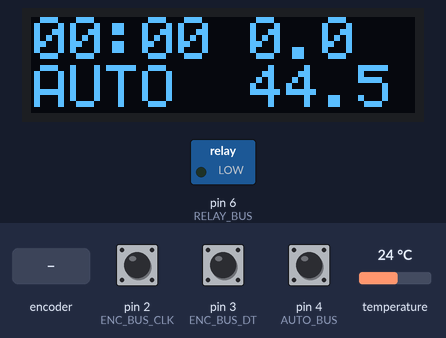
The sketch below on a simulated Arduino Uno, built with avr-gcc and run on an emulated ATmega328P. Shown: 128×32 one-colour display, switched loads named in the sketch (green lamp = pin HIGH). The test bench sets the inputs (shaded band); at power-on: pin 4 (AUTO_BUS) HIGH, temperature 24 °C, pin 2 (ENC_BUS_CLK) HIGH, pin 3 (ENC_BUS_DT) HIGH.

Above: at 1.2 s.
1.3 s: pin 4 (AUTO_BUS) pulled LOW for 0.15 s
At 2.7 s:
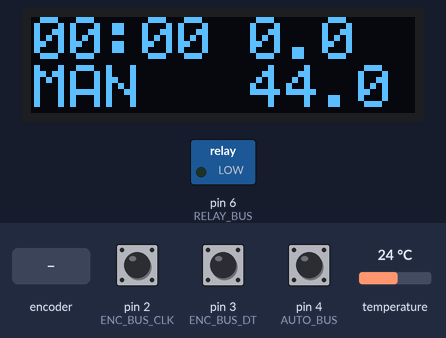
4.9 s: rotary encoder on pin 2 (ENC_BUS_CLK) / pin 3 (ENC_BUS_DT) turned 3 steps (first pin leading)
At 6.2 s:
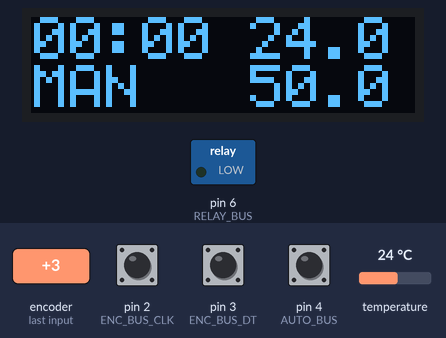
7.0 s: temperature set to 12 °C
At 9.7 s:
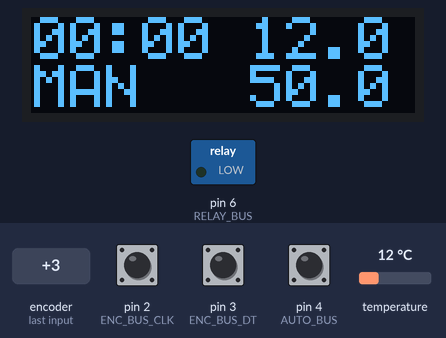
10.9 s: pin 4 (AUTO_BUS) pulled LOW for 1 s
At 12.4 s:
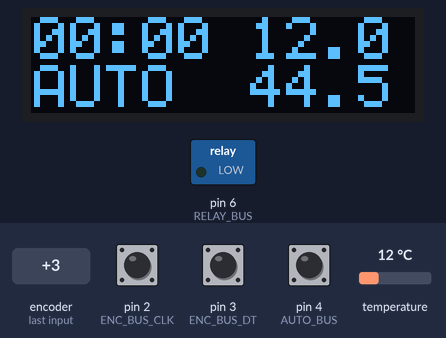
13.4 s: temperature set to 19 °C
At 15.8 s:
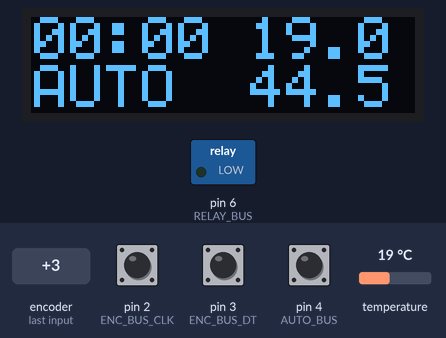
16.9 s: temperature set to 28 °C
At 19.6 s:
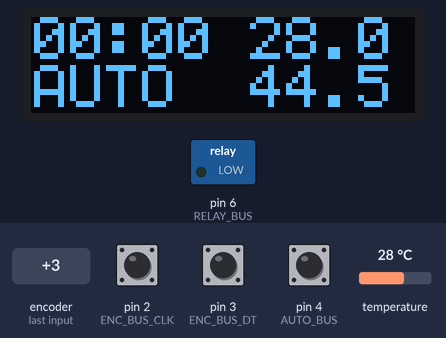
Timing chart, 0 to 21.1 s (numbered marks = the images above; inputs shaded):
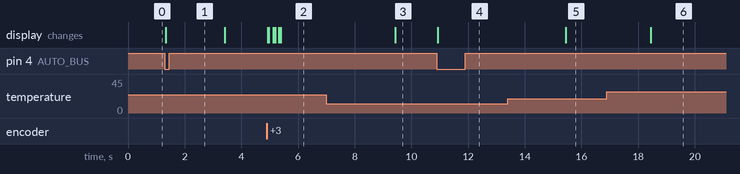

The sketch:

Natto_tmp.ino
```cpp
/*
  A temperature control program to improve the quality of natto.
  20230806 Kiyoshi Yokoo

  Inspired by, 「糸引納豆製造法の改良」
  "Improvement of Itohiki-Natto-Manufacturing Process"
    Kanako MURAMATSU*,**, Rie KATSUMATA*, Sugio WATANABE***, Tadayoshi TANAKA****, Kan KIUCHI*
    Nippon Shokuhin Kagaku Kogaku Kaishi Vol. 48, No. 4, 277～286 (2001)
  "to set the temperature initially at 42℃ , to rise it up to 47℃ for 3 or 4 hours on the way
  and to decrease it to 5℃ at the 20th hour ......."
  「納豆を作る時は24時間かかりますが、8時間目まで42℃に。8時間目から温度を上げて10時間目から47℃に4時間保ち、
  その後再び温度を下げて42℃に保ち、さらに20時間目から温度 を下げて4時間目に4℃にすることによって品質がよくなる」
  https://www.jstage.jst.go.jp/article/nskkk1995/48/4/48_4_277/_pdf
*/
#include <SPI.h>
#include <OneWire.h>
#include <DallasTemperature.h>
#include <Wire.h>

// Natto terms and temperature.
#define TERM_01 0 // Natto term initially
#define TERM_02 10 // Natto term 02
#define TERM_03 14 // Natto term 03
#define TERM_04 24 // Natto term INFINITY
#define TERM_TEMP_01 44.5 // Temperature initially
#define TERM_TEMP_02 46.5 // Temperature term 02
#define TERM_TEMP_03 41.5 // Temperature term 03
float tempT1 = TERM_TEMP_01;
float tempC1;
unsigned long time_lastChecked;
unsigned long time;

// Declaration for an SSD1306 display connected to I2C (SDA, SCL pins)
// The pins for I2C are defined by the Wire-library.
// On an arduino UNO:       A4(SDA), A5(SCL)
// On an arduino MEGA 2560: 20(SDA), 21(SCL)
// On an arduino LEONARDO:   2(SDA),  3(SCL), ...
// #define OLED_RESET     -1 // Reset pin # (or -1 if sharing Arduino reset pin)
//#define SCREEN_ADDRESS 0x3C ///< See datasheet for Address; 0x3D for 128x64, 0x3C for 128x32
// Adafruit_SSD1306 display(SCREEN_WIDTH, SCREEN_HEIGHT, &Wire, OLED_RESET);
//OLED Display SSD1306用軽いキャラクタライブラリー
#include "SSD1306Ascii.h"
#include "SSD1306AsciiAvrI2c.h"
#define I2C_ADDRESS 0x3C
// #define RST_PIN -1
SSD1306AsciiAvrI2c oled;
#define SCREEN_WIDTH 128 // OLED display width, in pixels
#define SCREEN_HEIGHT 64 // OLED display height, in pixels

// Pass our oneWire reference to Dallas Temperature.
#define ONE_WIRE_BUS 5 // Temperature Sensor
#define SENSER_BIT 11 // 9, 10, 11, 12 : 0.5℃, 0.25℃, 0.125℃, 0.0625℃
OneWire oneWire(ONE_WIRE_BUS);
DallasTemperature sensors(&oneWire);
#define TEMP_INTERVAL 3000

// Auto / Manual
#define AUTO_BUS 4
#define SIGN_AUTO "AUTO"
#define SIGN_MANUAL "MAN "
boolean statusAuto = true;
unsigned long lastButtonPress = 0;

// Encoder
#define ENC_BUS_CLK 2
#define ENC_BUS_DT 3
#define ENC_TEMP_HIGH 50
#define ENC_TEMP_LOW 20

// For relay.
#define RELAY_BUS 6
boolean relay_state = false;
boolean relay_state_old = false;

void setup() {
  // For relay.
  pinMode(RELAY_BUS, OUTPUT);

  // Auto / Manual
  pinMode(AUTO_BUS, INPUT_PULLUP);

  // Encoder
  pinMode (ENC_BUS_CLK, INPUT_PULLUP);
  pinMode (ENC_BUS_DT, INPUT_PULLUP);
  attachInterrupt(digitalPinToInterrupt(ENC_BUS_CLK), getEncoderVal, CHANGE);

  oled.begin(&Adafruit128x32, I2C_ADDRESS);
  oled.setFont(System5x7);
  oled.clear();

  // Start up the DallasTemperature library
  sensors.setResolution(SENSER_BIT);
}

void loop() {
  // Current time
  unsigned short int time_min;
  unsigned short int time_hour;
  time = millis();//Running time(ms)
  time_min = time/60000;
  time_hour = time_min/60;
  time_min = time_min-time_hour*60;

  // Auto / Manual
  if(digitalRead(AUTO_BUS) == LOW ){
    if (millis() - lastButtonPress > 500) {
      statusAuto = !statusAuto;
      tempT1 = floor(tempT1);
      oled.clear();
    }
    lastButtonPress = millis();
  }
  String statusAuto_sign = SIGN_MANUAL;
  if (statusAuto) {
    statusAuto_sign = SIGN_AUTO;
    tempT1 = TERM_TEMP_01;
    if(time_hour >= TERM_02)
    {
      tempT1 = TERM_TEMP_02;
    }
    if(time_hour >= TERM_03)
    {
      tempT1 = TERM_TEMP_03;
    }
  }
  if (time - time_lastChecked > TEMP_INTERVAL){
    // call Temperaturesensors
    sensors.requestTemperatures();
    tempC1 = sensors.getTempCByIndex(0);
    time_lastChecked = time;
  }

  // Relay operation
  relay_state = true;
  if(tempC1 < tempT1)
  {
    relay_state = false;
  }
  if (relay_state != relay_state_old) {
    digitalWrite(RELAY_BUS, relay_state);
    relay_state_old = relay_state;
  }

  // print to the OLED:
  String oledString1;
  String oledString2;

  oledString1 = strPad2(time_hour,2);
  oledString1 += ":";
  oledString1 += strPad2(time_min,2);
  oledString1 += " ";
  oledString1 += String(tempC1,1);

  oledString2 = statusAuto_sign;
  oledString2 += "  ";
  oledString2 += String(tempT1,1);

  oled.set2X();
  oled.setCursor(1,0);
  oled.println(oledString1);
  oled.setCursor(1,2);
  oled.println(oledString2);
}

// numに数値を、zeroCountに桁数を指定する。
String strPad2(unsigned int num,unsigned int zeroCount){
  char tmp[256];
  char param[5] = {'%','0',(char)(zeroCount+48),'d','\0'};
  sprintf(tmp,param,num);
  return tmp;
}

void getEncoderVal(){
  if(!statusAuto){
    if(digitalRead(ENC_BUS_CLK) ^ digitalRead(ENC_BUS_DT)) {
      tempT1++;
    } else {
      tempT1--;
    }
    if(tempT1 < ENC_TEMP_LOW){
      tempT1 = ENC_TEMP_LOW;
    }
    if(tempT1 > ENC_TEMP_HIGH){
      tempT1 = ENC_TEMP_HIGH;
    }
  }
}
```

Measured:
- after the input at 1.3 s, the display: changes at once (image 1)
- after the input at 4.9 s, the display: first changes at once (image 2 shows a later state)
- after the input at 7.0 s, the display: changes after 2.4 s (image 3)
- after the input at 10.9 s, the display: changes at once (image 4)
- after the input at 13.4 s, the display: changes after 2.0 s (image 5)
- after the input at 16.9 s, the display: changes after 1.5 s (image 6)
